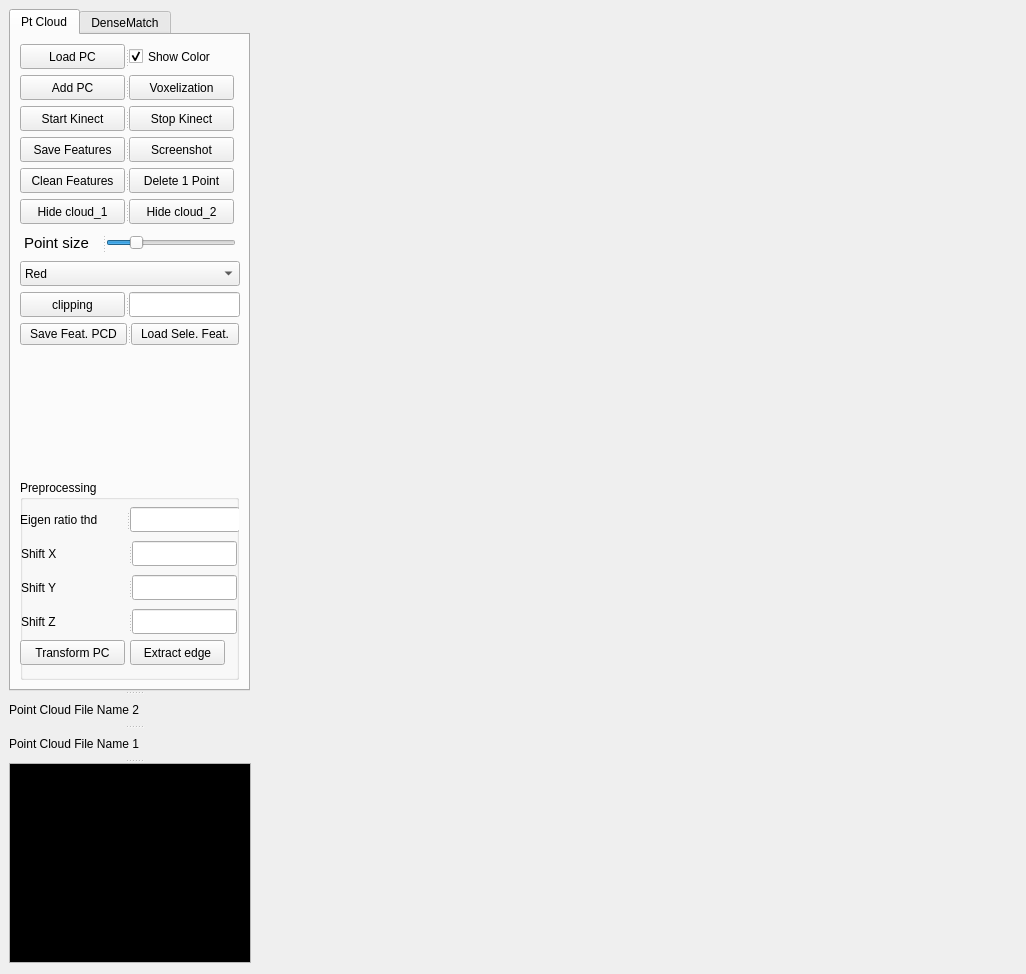
<?xml version="1.0" encoding="UTF-8"?>
<ui version="4.0">
 <class>pclQviewer</class>
 <widget class="QMainWindow" name="pclQviewer">
  <property name="geometry">
   <rect>
    <x>0</x>
    <y>0</y>
    <width>1026</width>
    <height>974</height>
   </rect>
  </property>
  <property name="minimumSize">
   <size>
    <width>0</width>
    <height>0</height>
   </size>
  </property>
  <property name="maximumSize">
   <size>
    <width>5000</width>
    <height>5000</height>
   </size>
  </property>
  <property name="windowTitle">
   <string>pclQviewer</string>
  </property>
  <widget class="QWidget" name="centralwidget">
   <layout class="QGridLayout" name="gridLayout">
    <item row="0" column="1">
     <spacer name="horizontalSpacer">
      <property name="orientation">
       <enum>Qt::Horizontal</enum>
      </property>
      <property name="sizeType">
       <enum>QSizePolicy::Fixed</enum>
      </property>
      <property name="sizeHint" stdset="0">
       <size>
        <width>13</width>
        <height>17</height>
       </size>
      </property>
     </spacer>
    </item>
    <item row="0" column="2">
     <widget class="QVTKWidget" name="qvtkWidget" native="true">
      <property name="sizePolicy">
       <sizepolicy hsizetype="Expanding" vsizetype="Expanding">
        <horstretch>0</horstretch>
        <verstretch>0</verstretch>
       </sizepolicy>
      </property>
     </widget>
    </item>
    <item row="0" column="0">
     <widget class="QSplitter" name="splitter_9">
      <property name="orientation">
       <enum>Qt::Vertical</enum>
      </property>
      <widget class="QTabWidget" name="dataAnalysisTab">
       <property name="sizePolicy">
        <sizepolicy hsizetype="Expanding" vsizetype="Preferred">
         <horstretch>0</horstretch>
         <verstretch>0</verstretch>
        </sizepolicy>
       </property>
       <property name="minimumSize">
        <size>
         <width>241</width>
         <height>0</height>
        </size>
       </property>
       <property name="maximumSize">
        <size>
         <width>241</width>
         <height>16777215</height>
        </size>
       </property>
       <property name="currentIndex">
        <number>0</number>
       </property>
       <widget class="QWidget" name="tab_3">
        <attribute name="title">
         <string>Pt Cloud</string>
        </attribute>
        <layout class="QGridLayout" name="gridLayout_3">
         <item row="0" column="0">
          <widget class="QSplitter" name="splitter_2">
           <property name="orientation">
            <enum>Qt::Horizontal</enum>
           </property>
           <widget class="QPushButton" name="LoadPC">
            <property name="sizePolicy">
             <sizepolicy hsizetype="Minimum" vsizetype="Minimum">
              <horstretch>0</horstretch>
              <verstretch>0</verstretch>
             </sizepolicy>
            </property>
            <property name="minimumSize">
             <size>
              <width>105</width>
              <height>25</height>
             </size>
            </property>
            <property name="maximumSize">
             <size>
              <width>105</width>
              <height>25</height>
             </size>
            </property>
            <property name="text">
             <string>Load PC</string>
            </property>
           </widget>
           <widget class="QCheckBox" name="chkbox_withColor">
            <property name="sizePolicy">
             <sizepolicy hsizetype="Minimum" vsizetype="Minimum">
              <horstretch>0</horstretch>
              <verstretch>0</verstretch>
             </sizepolicy>
            </property>
            <property name="minimumSize">
             <size>
              <width>105</width>
              <height>25</height>
             </size>
            </property>
            <property name="maximumSize">
             <size>
              <width>105</width>
              <height>25</height>
             </size>
            </property>
            <property name="text">
             <string>Show Color</string>
            </property>
            <property name="checked">
             <bool>true</bool>
            </property>
           </widget>
          </widget>
         </item>
         <item row="1" column="0">
          <widget class="QSplitter" name="splitter_3">
           <property name="orientation">
            <enum>Qt::Horizontal</enum>
           </property>
           <widget class="QPushButton" name="add_PC">
            <property name="sizePolicy">
             <sizepolicy hsizetype="Minimum" vsizetype="Minimum">
              <horstretch>0</horstretch>
              <verstretch>0</verstretch>
             </sizepolicy>
            </property>
            <property name="minimumSize">
             <size>
              <width>105</width>
              <height>25</height>
             </size>
            </property>
            <property name="maximumSize">
             <size>
              <width>105</width>
              <height>25</height>
             </size>
            </property>
            <property name="text">
             <string>Add PC</string>
            </property>
           </widget>
           <widget class="QPushButton" name="getVoxel">
            <property name="sizePolicy">
             <sizepolicy hsizetype="Minimum" vsizetype="Minimum">
              <horstretch>0</horstretch>
              <verstretch>0</verstretch>
             </sizepolicy>
            </property>
            <property name="minimumSize">
             <size>
              <width>105</width>
              <height>25</height>
             </size>
            </property>
            <property name="maximumSize">
             <size>
              <width>105</width>
              <height>25</height>
             </size>
            </property>
            <property name="text">
             <string>Voxelization</string>
            </property>
           </widget>
          </widget>
         </item>
         <item row="2" column="0">
          <widget class="QSplitter" name="splitter_4">
           <property name="orientation">
            <enum>Qt::Horizontal</enum>
           </property>
           <widget class="QPushButton" name="StartKinect">
            <property name="sizePolicy">
             <sizepolicy hsizetype="Minimum" vsizetype="Minimum">
              <horstretch>0</horstretch>
              <verstretch>0</verstretch>
             </sizepolicy>
            </property>
            <property name="minimumSize">
             <size>
              <width>105</width>
              <height>25</height>
             </size>
            </property>
            <property name="maximumSize">
             <size>
              <width>105</width>
              <height>25</height>
             </size>
            </property>
            <property name="text">
             <string>Start Kinect</string>
            </property>
           </widget>
           <widget class="QPushButton" name="StopKinect">
            <property name="sizePolicy">
             <sizepolicy hsizetype="Minimum" vsizetype="Minimum">
              <horstretch>0</horstretch>
              <verstretch>0</verstretch>
             </sizepolicy>
            </property>
            <property name="minimumSize">
             <size>
              <width>105</width>
              <height>25</height>
             </size>
            </property>
            <property name="maximumSize">
             <size>
              <width>105</width>
              <height>25</height>
             </size>
            </property>
            <property name="sizeIncrement">
             <size>
              <width>105</width>
              <height>30</height>
             </size>
            </property>
            <property name="text">
             <string>Stop Kinect</string>
            </property>
           </widget>
          </widget>
         </item>
         <item row="3" column="0">
          <widget class="QSplitter" name="splitter_5">
           <property name="orientation">
            <enum>Qt::Horizontal</enum>
           </property>
           <widget class="QPushButton" name="saveFeatures">
            <property name="sizePolicy">
             <sizepolicy hsizetype="Minimum" vsizetype="Minimum">
              <horstretch>105</horstretch>
              <verstretch>30</verstretch>
             </sizepolicy>
            </property>
            <property name="minimumSize">
             <size>
              <width>105</width>
              <height>25</height>
             </size>
            </property>
            <property name="maximumSize">
             <size>
              <width>105</width>
              <height>25</height>
             </size>
            </property>
            <property name="sizeIncrement">
             <size>
              <width>20</width>
              <height>50</height>
             </size>
            </property>
            <property name="text">
             <string>Save Features</string>
            </property>
           </widget>
           <widget class="QPushButton" name="takeScreenshot">
            <property name="sizePolicy">
             <sizepolicy hsizetype="Minimum" vsizetype="Minimum">
              <horstretch>0</horstretch>
              <verstretch>0</verstretch>
             </sizepolicy>
            </property>
            <property name="minimumSize">
             <size>
              <width>105</width>
              <height>25</height>
             </size>
            </property>
            <property name="maximumSize">
             <size>
              <width>105</width>
              <height>25</height>
             </size>
            </property>
            <property name="sizeIncrement">
             <size>
              <width>105</width>
              <height>30</height>
             </size>
            </property>
            <property name="text">
             <string>Screenshot</string>
            </property>
           </widget>
          </widget>
         </item>
         <item row="4" column="0">
          <widget class="QSplitter" name="splitter_6">
           <property name="orientation">
            <enum>Qt::Horizontal</enum>
           </property>
           <widget class="QPushButton" name="cleanFeatures">
            <property name="sizePolicy">
             <sizepolicy hsizetype="Minimum" vsizetype="Minimum">
              <horstretch>105</horstretch>
              <verstretch>30</verstretch>
             </sizepolicy>
            </property>
            <property name="minimumSize">
             <size>
              <width>0</width>
              <height>25</height>
             </size>
            </property>
            <property name="maximumSize">
             <size>
              <width>105</width>
              <height>25</height>
             </size>
            </property>
            <property name="text">
             <string>Clean Features</string>
            </property>
           </widget>
           <widget class="QPushButton" name="delOnePt">
            <property name="sizePolicy">
             <sizepolicy hsizetype="Minimum" vsizetype="Minimum">
              <horstretch>105</horstretch>
              <verstretch>30</verstretch>
             </sizepolicy>
            </property>
            <property name="minimumSize">
             <size>
              <width>105</width>
              <height>25</height>
             </size>
            </property>
            <property name="maximumSize">
             <size>
              <width>105</width>
              <height>25</height>
             </size>
            </property>
            <property name="text">
             <string>Delete 1 Point</string>
            </property>
           </widget>
          </widget>
         </item>
         <item row="5" column="0">
          <widget class="QSplitter" name="splitter_7">
           <property name="orientation">
            <enum>Qt::Horizontal</enum>
           </property>
           <widget class="QPushButton" name="showCloud_1">
            <property name="minimumSize">
             <size>
              <width>105</width>
              <height>25</height>
             </size>
            </property>
            <property name="maximumSize">
             <size>
              <width>105</width>
              <height>25</height>
             </size>
            </property>
            <property name="text">
             <string>Hide cloud_1</string>
            </property>
           </widget>
           <widget class="QPushButton" name="showCloud_2">
            <property name="sizePolicy">
             <sizepolicy hsizetype="Minimum" vsizetype="Minimum">
              <horstretch>0</horstretch>
              <verstretch>0</verstretch>
             </sizepolicy>
            </property>
            <property name="minimumSize">
             <size>
              <width>105</width>
              <height>25</height>
             </size>
            </property>
            <property name="maximumSize">
             <size>
              <width>105</width>
              <height>25</height>
             </size>
            </property>
            <property name="text">
             <string>Hide cloud_2</string>
            </property>
           </widget>
          </widget>
         </item>
         <item row="6" column="0">
          <widget class="QSplitter" name="splitter">
           <property name="sizePolicy">
            <sizepolicy hsizetype="Minimum" vsizetype="Preferred">
             <horstretch>0</horstretch>
             <verstretch>0</verstretch>
            </sizepolicy>
           </property>
           <property name="minimumSize">
            <size>
             <width>220</width>
             <height>0</height>
            </size>
           </property>
           <property name="orientation">
            <enum>Qt::Horizontal</enum>
           </property>
           <widget class="QLabel" name="label_PtSize">
            <property name="sizePolicy">
             <sizepolicy hsizetype="Minimum" vsizetype="Minimum">
              <horstretch>30</horstretch>
              <verstretch>0</verstretch>
             </sizepolicy>
            </property>
            <property name="minimumSize">
             <size>
              <width>70</width>
              <height>25</height>
             </size>
            </property>
            <property name="maximumSize">
             <size>
              <width>70</width>
              <height>25</height>
             </size>
            </property>
            <property name="font">
             <font>
              <pointsize>11</pointsize>
              <weight>50</weight>
              <italic>false</italic>
              <bold>false</bold>
             </font>
            </property>
            <property name="text">
             <string>Point size</string>
            </property>
           </widget>
           <widget class="QSlider" name="horizontalSlider_p">
            <property name="sizePolicy">
             <sizepolicy hsizetype="Expanding" vsizetype="Preferred">
              <horstretch>0</horstretch>
              <verstretch>0</verstretch>
             </sizepolicy>
            </property>
            <property name="minimumSize">
             <size>
              <width>130</width>
              <height>25</height>
             </size>
            </property>
            <property name="maximumSize">
             <size>
              <width>130</width>
              <height>25</height>
             </size>
            </property>
            <property name="minimum">
             <number>1</number>
            </property>
            <property name="maximum">
             <number>6</number>
            </property>
            <property name="value">
             <number>2</number>
            </property>
            <property name="orientation">
             <enum>Qt::Horizontal</enum>
            </property>
           </widget>
          </widget>
         </item>
         <item row="7" column="0">
          <widget class="QComboBox" name="comboBox">
           <property name="minimumSize">
            <size>
             <width>220</width>
             <height>25</height>
            </size>
           </property>
           <property name="maximumSize">
            <size>
             <width>220</width>
             <height>25</height>
            </size>
           </property>
           <item>
            <property name="text">
             <string>Red</string>
            </property>
           </item>
           <item>
            <property name="text">
             <string>Green</string>
            </property>
           </item>
           <item>
            <property name="text">
             <string>Blue</string>
            </property>
           </item>
           <item>
            <property name="text">
             <string>Cyan</string>
            </property>
           </item>
           <item>
            <property name="text">
             <string>Magenta</string>
            </property>
           </item>
           <item>
            <property name="text">
             <string>Black</string>
            </property>
           </item>
           <item>
            <property name="text">
             <string>Write</string>
            </property>
           </item>
          </widget>
         </item>
         <item row="8" column="0">
          <widget class="QSplitter" name="splitter_43">
           <property name="minimumSize">
            <size>
             <width>220</width>
             <height>25</height>
            </size>
           </property>
           <property name="maximumSize">
            <size>
             <width>16777215</width>
             <height>27</height>
            </size>
           </property>
           <property name="orientation">
            <enum>Qt::Horizontal</enum>
           </property>
           <widget class="QPushButton" name="clipPC">
            <property name="minimumSize">
             <size>
              <width>105</width>
              <height>25</height>
             </size>
            </property>
            <property name="maximumSize">
             <size>
              <width>105</width>
              <height>25</height>
             </size>
            </property>
            <property name="text">
             <string>clipping</string>
            </property>
           </widget>
           <widget class="QLineEdit" name="clipThreshold"/>
          </widget>
         </item>
         <item row="9" column="0">
          <widget class="QSplitter" name="splitter_42">
           <property name="maximumSize">
            <size>
             <width>16777215</width>
             <height>16777215</height>
            </size>
           </property>
           <property name="orientation">
            <enum>Qt::Horizontal</enum>
           </property>
           <widget class="QPushButton" name="saveFeaturePCD">
            <property name="text">
             <string>Save Feat. PCD</string>
            </property>
           </widget>
           <widget class="QPushButton" name="loadSelectedFeat">
            <property name="text">
             <string>Load Sele. Feat.</string>
            </property>
           </widget>
          </widget>
         </item>
         <item row="10" column="0">
          <spacer name="verticalSpacer">
           <property name="orientation">
            <enum>Qt::Vertical</enum>
           </property>
           <property name="sizeHint" stdset="0">
            <size>
             <width>17</width>
             <height>372</height>
            </size>
           </property>
          </spacer>
         </item>
         <item row="11" column="0">
          <widget class="QGroupBox" name="groupBox_3">
           <property name="minimumSize">
            <size>
             <width>0</width>
             <height>200</height>
            </size>
           </property>
           <property name="title">
            <string>Preprocessing</string>
           </property>
           <widget class="QSplitter" name="splitter_36">
            <property name="geometry">
             <rect>
              <x>0</x>
              <y>27</y>
              <width>220</width>
              <height>25</height>
             </rect>
            </property>
            <property name="minimumSize">
             <size>
              <width>220</width>
              <height>25</height>
             </size>
            </property>
            <property name="maximumSize">
             <size>
              <width>16777215</width>
              <height>25</height>
             </size>
            </property>
            <property name="orientation">
             <enum>Qt::Horizontal</enum>
            </property>
            <widget class="QLabel" name="label">
             <property name="minimumSize">
              <size>
               <width>105</width>
               <height>25</height>
              </size>
             </property>
             <property name="maximumSize">
              <size>
               <width>16777215</width>
               <height>25</height>
              </size>
             </property>
             <property name="text">
              <string>Eigen ratio thd</string>
             </property>
            </widget>
            <widget class="QLineEdit" name="lineEdit">
             <property name="minimumSize">
              <size>
               <width>0</width>
               <height>25</height>
              </size>
             </property>
             <property name="maximumSize">
              <size>
               <width>16777215</width>
               <height>25</height>
              </size>
             </property>
            </widget>
           </widget>
           <widget class="QPushButton" name="extractEdge_1">
            <property name="geometry">
             <rect>
              <x>110</x>
              <y>160</y>
              <width>95</width>
              <height>25</height>
             </rect>
            </property>
            <property name="minimumSize">
             <size>
              <width>95</width>
              <height>25</height>
             </size>
            </property>
            <property name="maximumSize">
             <size>
              <width>105</width>
              <height>25</height>
             </size>
            </property>
            <property name="text">
             <string>Extract edge</string>
            </property>
           </widget>
           <widget class="QSplitter" name="splitter_44">
            <property name="geometry">
             <rect>
              <x>0</x>
              <y>95</y>
              <width>220</width>
              <height>25</height>
             </rect>
            </property>
            <property name="minimumSize">
             <size>
              <width>220</width>
              <height>25</height>
             </size>
            </property>
            <property name="maximumSize">
             <size>
              <width>216</width>
              <height>25</height>
             </size>
            </property>
            <property name="sizeIncrement">
             <size>
              <width>220</width>
              <height>25</height>
             </size>
            </property>
            <property name="orientation">
             <enum>Qt::Horizontal</enum>
            </property>
            <widget class="QLabel" name="shiftY">
             <property name="minimumSize">
              <size>
               <width>105</width>
               <height>25</height>
              </size>
             </property>
             <property name="maximumSize">
              <size>
               <width>105</width>
               <height>25</height>
              </size>
             </property>
             <property name="text">
              <string>Shift Y</string>
             </property>
            </widget>
            <widget class="QLineEdit" name="shiftY_val">
             <property name="maximumSize">
              <size>
               <width>105</width>
               <height>25</height>
              </size>
             </property>
             <property name="sizeIncrement">
              <size>
               <width>105</width>
               <height>25</height>
              </size>
             </property>
            </widget>
           </widget>
           <widget class="QSplitter" name="splitter_45">
            <property name="geometry">
             <rect>
              <x>0</x>
              <y>129</y>
              <width>220</width>
              <height>25</height>
             </rect>
            </property>
            <property name="minimumSize">
             <size>
              <width>220</width>
              <height>25</height>
             </size>
            </property>
            <property name="maximumSize">
             <size>
              <width>216</width>
              <height>25</height>
             </size>
            </property>
            <property name="sizeIncrement">
             <size>
              <width>220</width>
              <height>25</height>
             </size>
            </property>
            <property name="orientation">
             <enum>Qt::Horizontal</enum>
            </property>
            <widget class="QLabel" name="shiftZ">
             <property name="minimumSize">
              <size>
               <width>105</width>
               <height>25</height>
              </size>
             </property>
             <property name="maximumSize">
              <size>
               <width>105</width>
               <height>25</height>
              </size>
             </property>
             <property name="text">
              <string>Shift Z</string>
             </property>
            </widget>
            <widget class="QLineEdit" name="shiftZ_val">
             <property name="maximumSize">
              <size>
               <width>105</width>
               <height>25</height>
              </size>
             </property>
             <property name="sizeIncrement">
              <size>
               <width>105</width>
               <height>25</height>
              </size>
             </property>
            </widget>
           </widget>
           <widget class="QSplitter" name="splitter_35">
            <property name="geometry">
             <rect>
              <x>0</x>
              <y>61</y>
              <width>220</width>
              <height>25</height>
             </rect>
            </property>
            <property name="minimumSize">
             <size>
              <width>220</width>
              <height>25</height>
             </size>
            </property>
            <property name="maximumSize">
             <size>
              <width>216</width>
              <height>25</height>
             </size>
            </property>
            <property name="sizeIncrement">
             <size>
              <width>220</width>
              <height>25</height>
             </size>
            </property>
            <property name="orientation">
             <enum>Qt::Horizontal</enum>
            </property>
            <widget class="QLabel" name="shiftX">
             <property name="minimumSize">
              <size>
               <width>105</width>
               <height>25</height>
              </size>
             </property>
             <property name="maximumSize">
              <size>
               <width>105</width>
               <height>25</height>
              </size>
             </property>
             <property name="text">
              <string>Shift X</string>
             </property>
            </widget>
            <widget class="QLineEdit" name="shiftX_val">
             <property name="maximumSize">
              <size>
               <width>105</width>
               <height>25</height>
              </size>
             </property>
             <property name="sizeIncrement">
              <size>
               <width>105</width>
               <height>25</height>
              </size>
             </property>
            </widget>
           </widget>
           <widget class="QPushButton" name="transformPc">
            <property name="geometry">
             <rect>
              <x>0</x>
              <y>160</y>
              <width>105</width>
              <height>25</height>
             </rect>
            </property>
            <property name="minimumSize">
             <size>
              <width>105</width>
              <height>25</height>
             </size>
            </property>
            <property name="maximumSize">
             <size>
              <width>105</width>
              <height>25</height>
             </size>
            </property>
            <property name="text">
             <string>Transform PC</string>
            </property>
           </widget>
           <zorder>transformPc</zorder>
           <zorder>splitter_35</zorder>
           <zorder>extractEdge_1</zorder>
           <zorder>splitter_36</zorder>
           <zorder>splitter_44</zorder>
           <zorder>splitter_45</zorder>
          </widget>
         </item>
        </layout>
       </widget>
       <widget class="QWidget" name="tab_2">
        <attribute name="title">
         <string>DenseMatch</string>
        </attribute>
        <layout class="QGridLayout" name="gridLayout_2">
         <item row="0" column="0">
          <widget class="QGroupBox" name="groupBox">
           <property name="minimumSize">
            <size>
             <width>220</width>
             <height>250</height>
            </size>
           </property>
           <property name="sizeIncrement">
            <size>
             <width>220</width>
             <height>250</height>
            </size>
           </property>
           <property name="title">
            <string>Local Dense Matching</string>
           </property>
           <widget class="QSplitter" name="splitter_10">
            <property name="geometry">
             <rect>
              <x>0</x>
              <y>25</y>
              <width>220</width>
              <height>25</height>
             </rect>
            </property>
            <property name="minimumSize">
             <size>
              <width>220</width>
              <height>25</height>
             </size>
            </property>
            <property name="maximumSize">
             <size>
              <width>16777215</width>
              <height>16777215</height>
             </size>
            </property>
            <property name="orientation">
             <enum>Qt::Horizontal</enum>
            </property>
            <widget class="QPushButton" name="saveFeat_1">
             <property name="text">
              <string>Save Feat. 1</string>
             </property>
            </widget>
            <widget class="QPushButton" name="saveFeat_2">
             <property name="text">
              <string>Save Feat. 2</string>
             </property>
            </widget>
           </widget>
           <widget class="QSplitter" name="splitter_13">
            <property name="geometry">
             <rect>
              <x>0</x>
              <y>124</y>
              <width>220</width>
              <height>25</height>
             </rect>
            </property>
            <property name="minimumSize">
             <size>
              <width>220</width>
              <height>25</height>
             </size>
            </property>
            <property name="maximumSize">
             <size>
              <width>16777215</width>
              <height>16777215</height>
             </size>
            </property>
            <property name="orientation">
             <enum>Qt::Horizontal</enum>
            </property>
            <widget class="QLabel" name="label_2">
             <property name="text">
              <string>Line Width</string>
             </property>
            </widget>
            <widget class="QSlider" name="lineWidthSlider">
             <property name="orientation">
              <enum>Qt::Horizontal</enum>
             </property>
            </widget>
           </widget>
           <widget class="QSplitter" name="splitter_11">
            <property name="geometry">
             <rect>
              <x>0</x>
              <y>59</y>
              <width>220</width>
              <height>25</height>
             </rect>
            </property>
            <property name="minimumSize">
             <size>
              <width>220</width>
              <height>25</height>
             </size>
            </property>
            <property name="maximumSize">
             <size>
              <width>216</width>
              <height>25</height>
             </size>
            </property>
            <property name="orientation">
             <enum>Qt::Horizontal</enum>
            </property>
            <widget class="QPushButton" name="showSeleMatch">
             <property name="minimumSize">
              <size>
               <width>105</width>
               <height>25</height>
              </size>
             </property>
             <property name="maximumSize">
              <size>
               <width>105</width>
               <height>25</height>
              </size>
             </property>
             <property name="text">
              <string>Show Pt-Pairs</string>
             </property>
            </widget>
            <widget class="QPushButton" name="denseLocalMatch">
             <property name="minimumSize">
              <size>
               <width>105</width>
               <height>25</height>
              </size>
             </property>
             <property name="maximumSize">
              <size>
               <width>105</width>
               <height>25</height>
              </size>
             </property>
             <property name="text">
              <string>Match Feats.</string>
             </property>
            </widget>
           </widget>
           <widget class="QSplitter" name="splitter_12">
            <property name="geometry">
             <rect>
              <x>0</x>
              <y>92</y>
              <width>220</width>
              <height>25</height>
             </rect>
            </property>
            <property name="minimumSize">
             <size>
              <width>220</width>
              <height>25</height>
             </size>
            </property>
            <property name="maximumSize">
             <size>
              <width>216</width>
              <height>25</height>
             </size>
            </property>
            <property name="orientation">
             <enum>Qt::Horizontal</enum>
            </property>
            <widget class="QPushButton" name="drawMatches">
             <property name="minimumSize">
              <size>
               <width>105</width>
               <height>25</height>
              </size>
             </property>
             <property name="maximumSize">
              <size>
               <width>105</width>
               <height>25</height>
              </size>
             </property>
             <property name="text">
              <string>Draw Matches</string>
             </property>
            </widget>
            <widget class="QPushButton" name="removeLines">
             <property name="minimumSize">
              <size>
               <width>105</width>
               <height>25</height>
              </size>
             </property>
             <property name="maximumSize">
              <size>
               <width>105</width>
               <height>25</height>
              </size>
             </property>
             <property name="text">
              <string>Remove Lines</string>
             </property>
            </widget>
           </widget>
          </widget>
         </item>
         <item row="1" column="0">
          <spacer name="verticalSpacer_2">
           <property name="orientation">
            <enum>Qt::Vertical</enum>
           </property>
           <property name="sizeHint" stdset="0">
            <size>
             <width>20</width>
             <height>370</height>
            </size>
           </property>
          </spacer>
         </item>
        </layout>
       </widget>
      </widget>
      <widget class="QSplitter" name="splitter_8">
       <property name="minimumSize">
        <size>
         <width>0</width>
         <height>270</height>
        </size>
       </property>
       <property name="maximumSize">
        <size>
         <width>250</width>
         <height>267</height>
        </size>
       </property>
       <property name="orientation">
        <enum>Qt::Vertical</enum>
       </property>
       <widget class="QLabel" name="fileName_label2">
        <property name="sizePolicy">
         <sizepolicy hsizetype="Minimum" vsizetype="Minimum">
          <horstretch>0</horstretch>
          <verstretch>0</verstretch>
         </sizepolicy>
        </property>
        <property name="minimumSize">
         <size>
          <width>250</width>
          <height>30</height>
         </size>
        </property>
        <property name="maximumSize">
         <size>
          <width>250</width>
          <height>25</height>
         </size>
        </property>
        <property name="text">
         <string>Point Cloud File Name 2</string>
        </property>
       </widget>
       <widget class="QLabel" name="fileName_label">
        <property name="sizePolicy">
         <sizepolicy hsizetype="Minimum" vsizetype="Minimum">
          <horstretch>0</horstretch>
          <verstretch>0</verstretch>
         </sizepolicy>
        </property>
        <property name="minimumSize">
         <size>
          <width>250</width>
          <height>25</height>
         </size>
        </property>
        <property name="maximumSize">
         <size>
          <width>250</width>
          <height>30</height>
         </size>
        </property>
        <property name="text">
         <string>Point Cloud File Name 1</string>
        </property>
       </widget>
       <widget class="QPlainTextEdit" name="outputMsg">
        <property name="sizePolicy">
         <sizepolicy hsizetype="Minimum" vsizetype="Minimum">
          <horstretch>0</horstretch>
          <verstretch>0</verstretch>
         </sizepolicy>
        </property>
        <property name="minimumSize">
         <size>
          <width>242</width>
          <height>200</height>
         </size>
        </property>
        <property name="maximumSize">
         <size>
          <width>242</width>
          <height>200</height>
         </size>
        </property>
        <property name="palette">
         <palette>
          <active>
           <colorrole role="Text">
            <brush brushstyle="SolidPattern">
             <color alpha="255">
              <red>85</red>
              <green>170</green>
              <blue>0</blue>
             </color>
            </brush>
           </colorrole>
           <colorrole role="Base">
            <brush brushstyle="SolidPattern">
             <color alpha="255">
              <red>0</red>
              <green>0</green>
              <blue>0</blue>
             </color>
            </brush>
           </colorrole>
          </active>
          <inactive>
           <colorrole role="Text">
            <brush brushstyle="SolidPattern">
             <color alpha="255">
              <red>85</red>
              <green>170</green>
              <blue>0</blue>
             </color>
            </brush>
           </colorrole>
           <colorrole role="Base">
            <brush brushstyle="SolidPattern">
             <color alpha="255">
              <red>0</red>
              <green>0</green>
              <blue>0</blue>
             </color>
            </brush>
           </colorrole>
          </inactive>
          <disabled>
           <colorrole role="Text">
            <brush brushstyle="SolidPattern">
             <color alpha="255">
              <red>159</red>
              <green>158</green>
              <blue>158</blue>
             </color>
            </brush>
           </colorrole>
           <colorrole role="Base">
            <brush brushstyle="SolidPattern">
             <color alpha="255">
              <red>255</red>
              <green>255</green>
              <blue>255</blue>
             </color>
            </brush>
           </colorrole>
          </disabled>
         </palette>
        </property>
        <property name="font">
         <font>
          <pointsize>9</pointsize>
          <italic>false</italic>
         </font>
        </property>
        <property name="lineWrapMode">
         <enum>QPlainTextEdit::NoWrap</enum>
        </property>
        <property name="readOnly">
         <bool>true</bool>
        </property>
        <property name="backgroundVisible">
         <bool>false</bool>
        </property>
       </widget>
      </widget>
     </widget>
    </item>
   </layout>
  </widget>
 </widget>
 <customwidgets>
  <customwidget>
   <class>QVTKWidget</class>
   <extends>QWidget</extends>
   <header>QVTKWidget.h</header>
  </customwidget>
 </customwidgets>
 <tabstops>
  <tabstop>outputMsg</tabstop>
  <tabstop>LoadPC</tabstop>
  <tabstop>chkbox_withColor</tabstop>
  <tabstop>add_PC</tabstop>
  <tabstop>getVoxel</tabstop>
  <tabstop>StartKinect</tabstop>
  <tabstop>StopKinect</tabstop>
  <tabstop>saveFeatures</tabstop>
  <tabstop>takeScreenshot</tabstop>
  <tabstop>cleanFeatures</tabstop>
  <tabstop>delOnePt</tabstop>
  <tabstop>horizontalSlider_p</tabstop>
  <tabstop>dataAnalysisTab</tabstop>
  <tabstop>showCloud_1</tabstop>
  <tabstop>showCloud_2</tabstop>
 </tabstops>
 <resources/>
 <connections/>
</ui>
